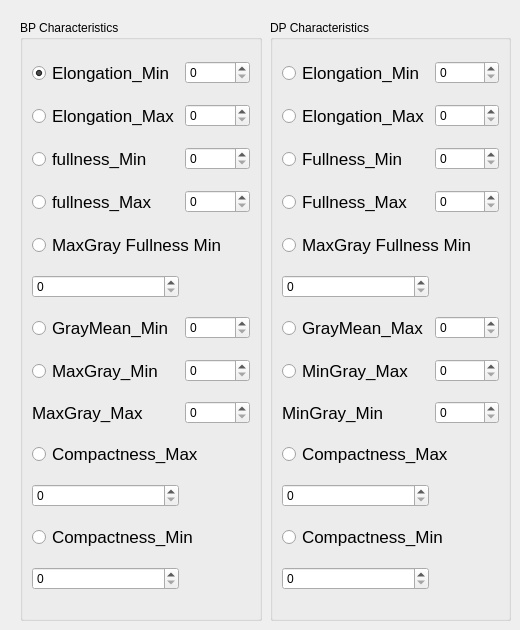
   <widget class="QWidget" name="tab">
    <attribute name="title">
     <string>Point Characteristics</string>
    </attribute>
    <widget class="QGroupBox" name="groupBox_13">
     <property name="geometry">
      <rect>
       <x>20</x>
       <y>20</y>
       <width>242</width>
       <height>601</height>
      </rect>
     </property>
     <property name="title">
      <string>BP Characteristics</string>
     </property>
     <layout class="QGridLayout" name="gridLayout_2">
      <item row="5" column="0">
       <widget class="QSpinBox" name="spinBox_maxgrayfullnessMin"/>
      </item>
      <item row="0" column="0">
       <widget class="QRadioButton" name="radioB_elongationMin">
        <property name="font">
         <font>
          <pointsize>13</pointsize>
         </font>
        </property>
        <property name="text">
         <string>Elongation_Min</string>
        </property>
        <property name="checked">
         <bool>true</bool>
        </property>
        <property name="autoRepeat">
         <bool>false</bool>
        </property>
        <property name="autoExclusive">
         <bool>false</bool>
        </property>
       </widget>
      </item>
      <item row="6" column="1">
       <widget class="QSpinBox" name="spinBox_GrayMean_Min"/>
      </item>
      <item row="2" column="1">
       <widget class="QSpinBox" name="spinBox_fullnessMin"/>
      </item>
      <item row="2" column="0">
       <widget class="QRadioButton" name="radioB_fullnessMin">
        <property name="font">
         <font>
          <pointsize>13</pointsize>
         </font>
        </property>
        <property name="text">
         <string>fullness_Min</string>
        </property>
        <property name="autoExclusive">
         <bool>false</bool>
        </property>
       </widget>
      </item>
      <item row="11" column="0" colspan="2">
       <widget class="QRadioButton" name="radioB_compactnessMin">
        <property name="font">
         <font>
          <pointsize>13</pointsize>
         </font>
        </property>
        <property name="text">
         <string>Compactness_Min</string>
        </property>
        <property name="autoExclusive">
         <bool>false</bool>
        </property>
       </widget>
      </item>
      <item row="1" column="1">
       <widget class="QSpinBox" name="spinBox_elongationMax">
        <property name="maximum">
         <number>9999</number>
        </property>
       </widget>
      </item>
      <item row="12" column="0">
       <widget class="QSpinBox" name="spinBox_compactnessMin"/>
      </item>
      <item row="4" column="0" colspan="2">
       <widget class="QRadioButton" name="radioB_maxgrayfullnessMin">
        <property name="font">
         <font>
          <pointsize>13</pointsize>
         </font>
        </property>
        <property name="text">
         <string>MaxGray Fullness Min</string>
        </property>
        <property name="autoExclusive">
         <bool>false</bool>
        </property>
       </widget>
      </item>
      <item row="1" column="0">
       <widget class="QRadioButton" name="radioB_elongationMax">
        <property name="font">
         <font>
          <pointsize>13</pointsize>
         </font>
        </property>
        <property name="text">
         <string>Elongation_Max</string>
        </property>
        <property name="autoExclusive">
         <bool>false</bool>
        </property>
       </widget>
      </item>
      <item row="7" column="1">
       <widget class="QSpinBox" name="spinBox_MaxGray_Min"/>
      </item>
      <item row="9" column="0" colspan="2">
       <widget class="QRadioButton" name="radioB_compactnessMax">
        <property name="font">
         <font>
          <pointsize>13</pointsize>
         </font>
        </property>
        <property name="text">
         <string>Compactness_Max</string>
        </property>
        <property name="autoExclusive">
         <bool>false</bool>
        </property>
       </widget>
      </item>
      <item row="6" column="0">
       <widget class="QRadioButton" name="radioB_GrayMean_Min">
        <property name="font">
         <font>
          <pointsize>13</pointsize>
         </font>
        </property>
        <property name="text">
         <string>GrayMean_Min</string>
        </property>
        <property name="autoExclusive">
         <bool>false</bool>
        </property>
       </widget>
      </item>
      <item row="3" column="1">
       <widget class="QSpinBox" name="spinBox_fullnessMax"/>
      </item>
      <item row="8" column="1">
       <widget class="QSpinBox" name="spinBox_MaxGray_Max"/>
      </item>
      <item row="3" column="0">
       <widget class="QRadioButton" name="radioB_fullnessMax">
        <property name="font">
         <font>
          <pointsize>13</pointsize>
         </font>
        </property>
        <property name="text">
         <string>fullness_Max</string>
        </property>
        <property name="autoExclusive">
         <bool>false</bool>
        </property>
       </widget>
      </item>
      <item row="10" column="0">
       <widget class="QSpinBox" name="spinBox_compactnessMax"/>
      </item>
      <item row="7" column="0">
       <widget class="QRadioButton" name="radioB_MaxGray_Min">
        <property name="font">
         <font>
          <pointsize>13</pointsize>
         </font>
        </property>
        <property name="text">
         <string>MaxGray_Min</string>
        </property>
        <property name="autoExclusive">
         <bool>false</bool>
        </property>
       </widget>
      </item>
      <item row="8" column="0">
       <widget class="QLabel" name="lbl_MaxGray_Max">
        <property name="enabled">
         <bool>true</bool>
        </property>
        <property name="font">
         <font>
          <pointsize>13</pointsize>
         </font>
        </property>
        <property name="text">
         <string>MaxGray_Max</string>
        </property>
       </widget>
      </item>
      <item row="0" column="1">
       <widget class="QSpinBox" name="spinBox_elongationMin">
        <property name="maximum">
         <number>9999</number>
        </property>
       </widget>
      </item>
     </layout>
    </widget>
    <widget class="QGroupBox" name="groupBox_14">
     <property name="geometry">
      <rect>
       <x>270</x>
       <y>20</y>
       <width>241</width>
       <height>601</height>
      </rect>
     </property>
     <property name="title">
      <string>DP Characteristics</string>
     </property>
     <layout class="QGridLayout" name="gridLayout_3">
      <item row="0" column="0">
       <widget class="QRadioButton" name="radioB_elongationMin_3">
        <property name="font">
         <font>
          <pointsize>13</pointsize>
         </font>
        </property>
        <property name="text">
         <string>Elongation_Min</string>
        </property>
        <property name="autoExclusive">
         <bool>false</bool>
        </property>
       </widget>
      </item>
      <item row="0" column="1">
       <widget class="QSpinBox" name="spinBox_elongationMin_3"/>
      </item>
      <item row="1" column="0">
       <widget class="QRadioButton" name="radioB_elongationMax_3">
        <property name="font">
         <font>
          <pointsize>13</pointsize>
         </font>
        </property>
        <property name="text">
         <string>Elongation_Max</string>
        </property>
        <property name="autoExclusive">
         <bool>false</bool>
        </property>
       </widget>
      </item>
      <item row="1" column="1">
       <widget class="QSpinBox" name="spinBox_elongationMax_3"/>
      </item>
      <item row="2" column="0">
       <widget class="QRadioButton" name="radioB_fullnessMin_3">
        <property name="font">
         <font>
          <pointsize>13</pointsize>
         </font>
        </property>
        <property name="text">
         <string>Fullness_Min</string>
        </property>
        <property name="autoExclusive">
         <bool>false</bool>
        </property>
       </widget>
      </item>
      <item row="2" column="1">
       <widget class="QSpinBox" name="spinBox_fullnessMin_3"/>
      </item>
      <item row="3" column="0">
       <widget class="QRadioButton" name="radioB_fullnessMax_3">
        <property name="font">
         <font>
          <pointsize>13</pointsize>
         </font>
        </property>
        <property name="text">
         <string>Fullness_Max</string>
        </property>
        <property name="autoExclusive">
         <bool>false</bool>
        </property>
       </widget>
      </item>
      <item row="3" column="1">
       <widget class="QSpinBox" name="spinBox_fullnessMax_3"/>
      </item>
      <item row="4" column="0" colspan="2">
       <widget class="QRadioButton" name="radioB_maxgrayfullnessMin_3">
        <property name="font">
         <font>
          <pointsize>13</pointsize>
         </font>
        </property>
        <property name="text">
         <string>MaxGray Fullness Min</string>
        </property>
        <property name="autoExclusive">
         <bool>false</bool>
        </property>
       </widget>
      </item>
      <item row="5" column="0">
       <widget class="QSpinBox" name="spinBox_maxgrayfullnessMin_3"/>
      </item>
      <item row="6" column="0">
       <widget class="QRadioButton" name="radioB_GrayMean_Max">
        <property name="font">
         <font>
          <pointsize>13</pointsize>
         </font>
        </property>
        <property name="text">
         <string>GrayMean_Max</string>
        </property>
        <property name="autoExclusive">
         <bool>false</bool>
        </property>
       </widget>
      </item>
      <item row="6" column="1">
       <widget class="QSpinBox" name="spinBox_GrayMean_Max"/>
      </item>
      <item row="7" column="0">
       <widget class="QRadioButton" name="radioB_MinGray_Max">
        <property name="font">
         <font>
          <pointsize>13</pointsize>
         </font>
        </property>
        <property name="text">
         <string>MinGray_Max</string>
        </property>
        <property name="autoExclusive">
         <bool>false</bool>
        </property>
       </widget>
      </item>
      <item row="7" column="1">
       <widget class="QSpinBox" name="spinBox_MinGray_Max"/>
      </item>
      <item row="8" column="0">
       <widget class="QLabel" name="lbl_MinGray_Min">
        <property name="font">
         <font>
          <pointsize>13</pointsize>
         </font>
        </property>
        <property name="text">
         <string>MinGray_Min</string>
        </property>
       </widget>
      </item>
      <item row="8" column="1">
       <widget class="QSpinBox" name="spinBox_MinGray_Min"/>
      </item>
      <item row="9" column="0" colspan="2">
       <widget class="QRadioButton" name="radioB_compactnessMax_3">
        <property name="font">
         <font>
          <pointsize>13</pointsize>
         </font>
        </property>
        <property name="text">
         <string>Compactness_Max</string>
        </property>
        <property name="autoExclusive">
         <bool>false</bool>
        </property>
       </widget>
      </item>
      <item row="10" column="0">
       <widget class="QSpinBox" name="spinBox_compactnessMax_3"/>
      </item>
      <item row="11" column="0" colspan="2">
       <widget class="QRadioButton" name="radioB_compactnessMin_3">
        <property name="font">
         <font>
          <pointsize>13</pointsize>
         </font>
        </property>
        <property name="text">
         <string>Compactness_Min</string>
        </property>
        <property name="autoExclusive">
         <bool>false</bool>
        </property>
       </widget>
      </item>
      <item row="12" column="0">
       <widget class="QSpinBox" name="spinBox_compactnessMin_3"/>
      </item>
     </layout>
    </widget>
   </widget>
